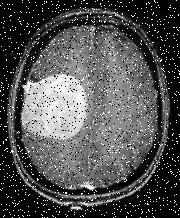
%> input picture 01. 1st semester/Computer Vision/Assignments/A02/A02/img/m_br11.jpg, 180 x 218 px, given in place of ref.jpg, which was not available
$ octave Task1.m   (GNU Octave 9; MATLAB toolbox functions it lacks are replaced by stand-ins)
%> lines starting %> are read from the running program, lines starting %| are printed output that depends on the picture; pictures that were not available may be replaced by others from this repository, and a replacement may not be noted
% Task: Image Filtering and Segmentation in MATLAB
% Author: amalelmahraoui
% Date: 09-12-2024

% Uploading Images
original_image = imread('/MATLAB Drive/A02/img/ref.jpg');
%> original_image is the input picture: size 218x180 uint8; min 0, max 255, mean 82
noisy_sp = imread('/MATLAB Drive/A02/img/m_br11.jpg');
noisy_gaussian = imread('/MATLAB Drive/A02/img/m_br22.jpg');
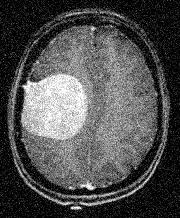
%> input picture 01. 1st semester/Computer Vision/Assignments/A02/A02/img/m_br22.jpg, 180 x 218 px
%> noisy_gaussian is the input picture: size 218x180 uint8; min 0, max 255, mean 80.2

% mean filter with different kernel sizes
F3 = fspecial('average', [3 3]);
F7 = fspecial('average', [7 7]);
F13 = fspecial ('average', [13 13]);

% applying mean filter
fg3= imfilter(noisy_gaussian, F3);
fg7= imfilter(noisy_gaussian, F7);
fg13 = imfilter(noisy_gaussian, F13);

fsp3= imfilter(noisy_sp, F3);
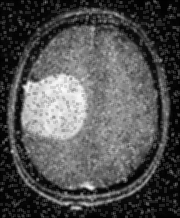
%> fsp3: size 218x180 uint8; min 0, max 251, mean 81.9
fsp7 = imfilter(noisy_sp, F7);
fsp13 = imfilter(noisy_sp, F13);


% visualizing results
figure;
subplot(4, 4, 1), imshow(original_image), title('original');
subplot(4, 4, 2), imshow(fg3), title('G 3x3');
subplot(4, 4, 3), imshow(fg7), title('G 7x7');
subplot(4, 4, 4), imshow(fg13), title('G 13x13');

subplot(4, 4, 5), imhist(original_image), title('original');
subplot(4, 4, 6), imhist(fg3), title('G 3x3');
subplot(4, 4, 7), imhist(fg7), title('G 7x7');
subplot(4, 4, 8), imhist(fg13), title('G 13x13');

subplot(4, 4, 9), imshow(fsp3), title('SP 3x3');
subplot(4, 4, 10), imshow(fsp7), title('SP 7x7');
subplot(4, 4, 11), imshow(fsp13), title('SP 13x13');

subplot(4, 4, 13), imhist(fsp3), title('SP 3x3');
subplot(4, 4, 14), imhist(fsp7), title('SP 7x7');
subplot(4, 4, 15), imhist(fsp13), title('SP 13x13');
%> after `title('SP 13x13')`:
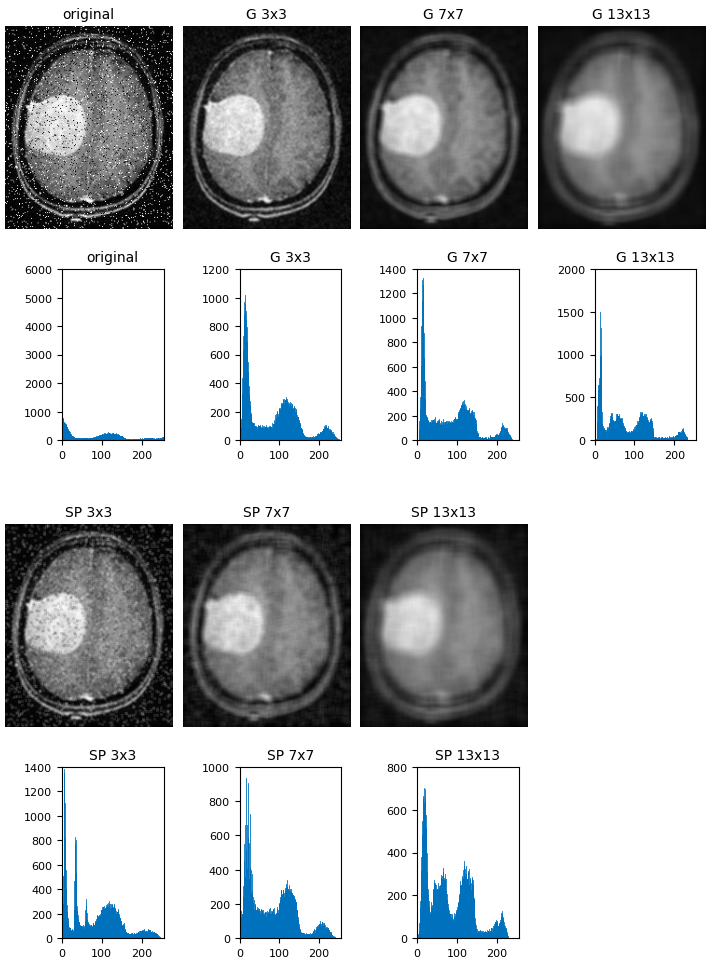
%> figure redrawn from the program's plot data, 14 panels

% Saving figure 01
saveas(gcf, 'Figure 1.png');


%median filter with different kernel sizes
mg3= medfilt2(noisy_gaussian, [3 3]);
mg7= medfilt2(noisy_gaussian, [7 7]);
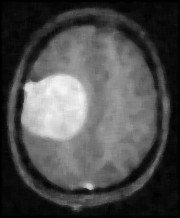
%> mg7: size 218x180 uint8; min 0, max 247, mean 76.6
mg13= medfilt2(noisy_gaussian, [13 13]);
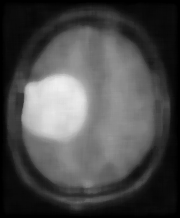
%> mg13: size 218x180 uint8; min 0, max 239, mean 75.3

msp3= medfilt2(noisy_sp, [3 3]);
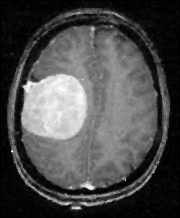
%> msp3: size 218x180 uint8; min 0, max 255, mean 75.8
msp7= medfilt2(noisy_sp, [7 7]);
msp13= medfilt2(noisy_sp, [13 13]);

%Visualizing results
figure; subplot(3, 4, 1), imshow(original_image), title('original');
subplot(3, 4, 2), imshow(mg3), title('SP M 3x3');
subplot(3, 4, 3), imshow(mg7), title('SP M 7x7');
subplot(3, 4, 4), imshow(mg13), title('SP M 13x13');

subplot(3, 4, 5), imhist(original_image), title('original');
subplot(3, 4, 6), imhist(fsp3), title('SP 3x3');
subplot(3, 4, 7), imhist(fsp7), title('SP 7x7');
subplot(3, 4, 8), imhist(fsp13), title('SP 13x13');
%> after `title('SP 13x13')`:
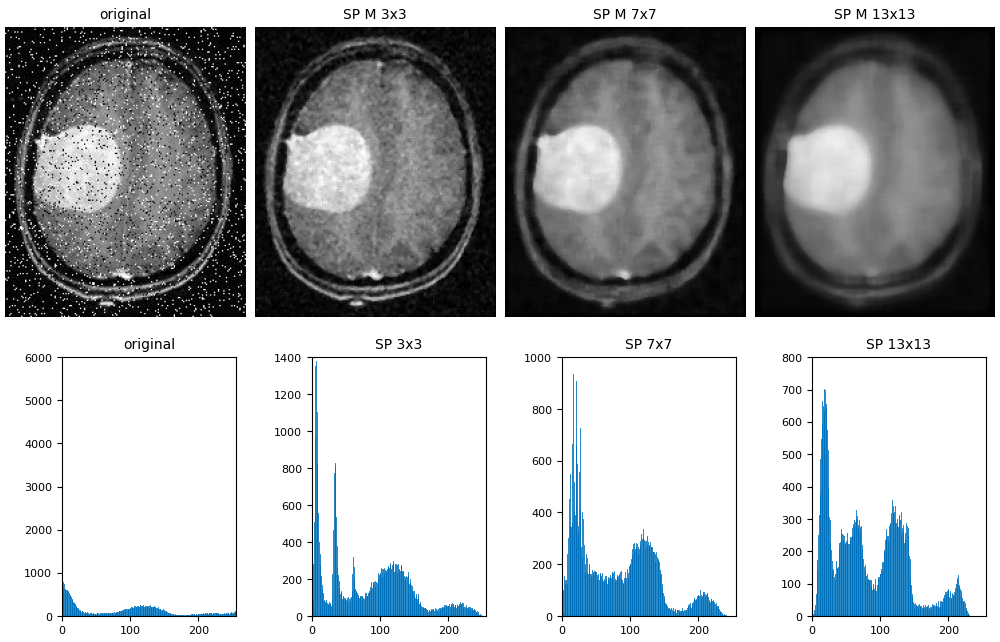
%> figure redrawn from the program's plot data, 8 panels

% Saving figure 02
saveas(gcf, 'Figure 2.png');
